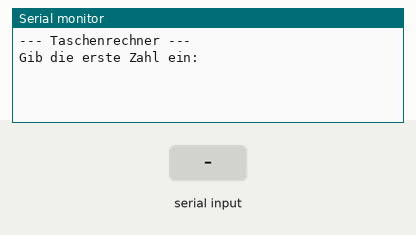
Recording of a sketch running on a simulated Arduino Uno, built with avr-gcc and run on an emulated ATmega328P. Shown: the last lines printed to the serial monitor. Inputs (shaded band) come from the test bench.

Above: at 1.2 s.
1.3 s: "+" received over Serial
At 3.3 s:
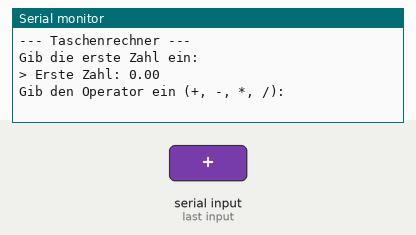
3.8 s: "-" received over Serial
At 4.3 s:
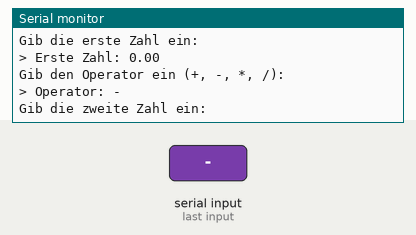
5.3 s: "*" received over Serial
At 7.1 s:
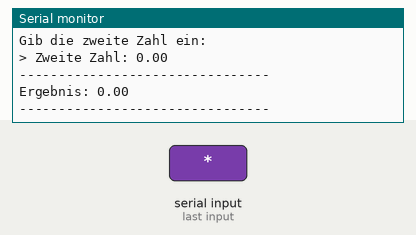

Measured:
- after the input at 1.3 s, the serial monitor: prints a new line after 1.1 s (image 1)
- after the input at 3.8 s, the serial monitor: prints a new line after 0.05 s (image 2)
- after the input at 5.3 s, the serial monitor: prints a new line after 1.1 s (image 3)

The sketch:

SerialTaschenrechner.ino
```cpp
void setup() {
  Serial.begin(9600);
  while (!Serial) { ; }
  Serial.println("--- Taschenrechner ---");
}

void loop() {
  // 1. Erste Zahl
  Serial.println("Gib die erste Zahl ein:");
  while (Serial.available() == 0) {}
  float num1 = Serial.parseFloat();
  clearSerialBuffer();
  Serial.print("> Erste Zahl: ");
  Serial.println(num1);

  // 2. Operator
  Serial.println("Gib den Operator ein (+, -, *, /):");
  while (Serial.available() == 0) {}
  char op = Serial.read();
  clearSerialBuffer();
  Serial.print("> Operator: ");
  Serial.println(op);

  // 3. Zweite Zahl
  Serial.println("Gib die zweite Zahl ein:");
  while (Serial.available() == 0) {}
  float num2 = Serial.parseFloat();
  clearSerialBuffer();
  Serial.print("> Zweite Zahl: ");
  Serial.println(num2);

  Serial.println("--------------------------------");

  // Berechnung
  Serial.print("Ergebnis: ");
  switch (op) {
    case '+':
      Serial.println(num1 + num2);
      break;
    case '-':
      Serial.println(num1 - num2);
      break;
    case '*':
      Serial.println(num1 * num2);
      break;
    case '/':
      if (num2 != 0) {
        Serial.println(num1 / num2);
      } else {
        Serial.println("Fehler: Division durch 0!");
      }
      break;
    default:
      Serial.println("Ungueltiger Operator!");
      break;
  }

  Serial.println("--------------------------------");
  Serial.println("");
  delay(1000);
}


void clearSerialBuffer() {
  delay(50);
  while (Serial.available() > 0) {
    Serial.read();
  }
}
```
